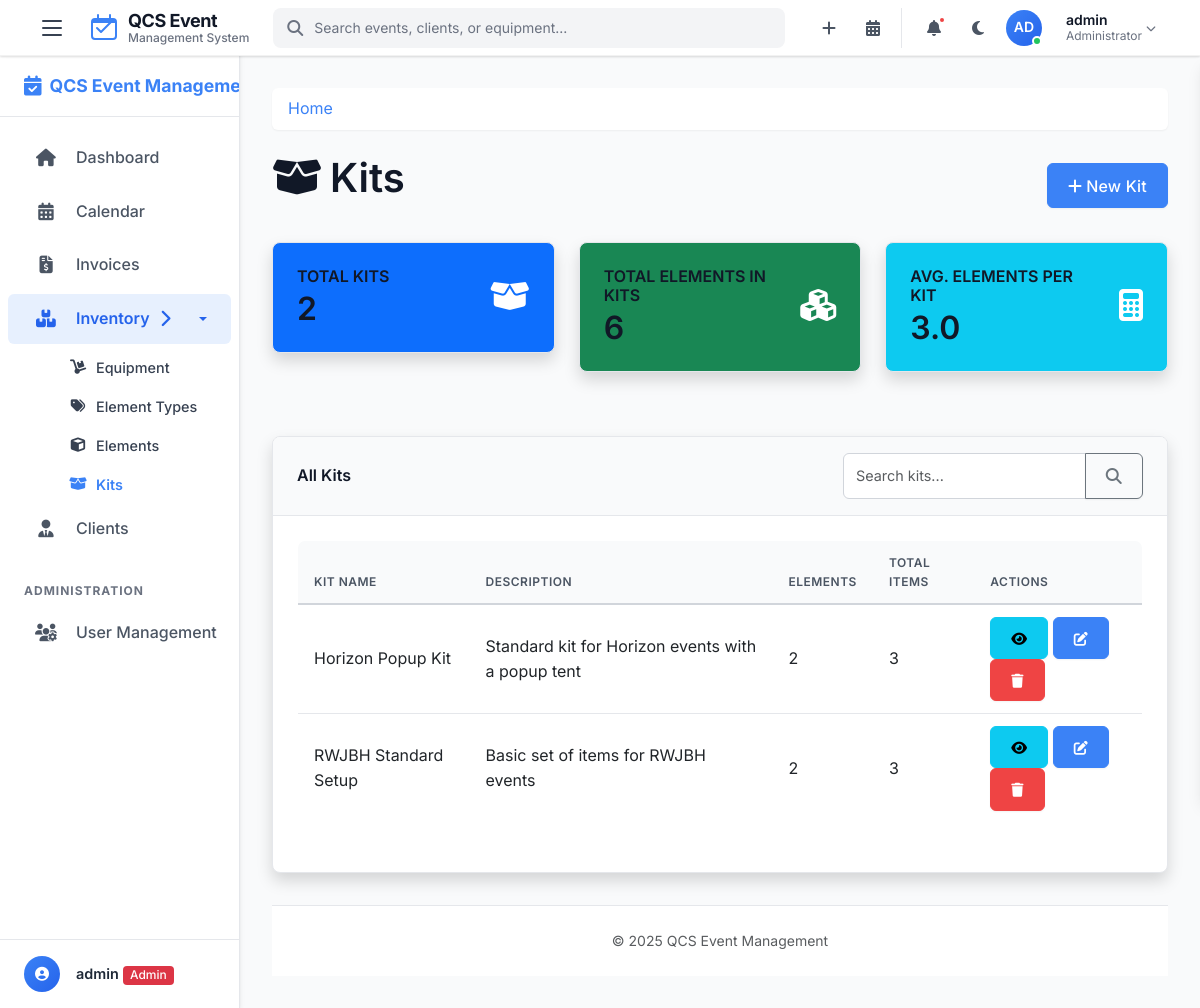
Page /kits (signed in) on the committed database.
### tables this page shows
CREATE TABLE kits (
    kit_id INTEGER PRIMARY KEY AUTOINCREMENT,
    kit_name TEXT NOT NULL UNIQUE,
    description TEXT
);

### app.py (the view)
@app.route('/kits')
@login_required
def kits():
    db = get_db()
    kits_data = db.execute('''
        SELECT k.*,
               COUNT(ke.element_id) as element_count,
               COALESCE(SUM(ke.quantity), 0) as total_elements
        FROM kits k
        LEFT JOIN kit_elements ke ON k.kit_id = ke.kit_id
        GROUP BY k.kit_id
        ORDER BY k.kit_name
    ''').fetchall()
    kits_list = [dict(row) for row in kits_data]
    total_kits = len(kits_list)
    total_kit_elements = sum(kit['total_elements'] for kit in kits_list)
    avg_elements_per_kit = round(total_kit_elements / total_kits, 1) if total_kits > 0 else 0
    stats = {
        'total_kits': total_kits,
        'total_kit_elements': total_kit_elements,
        'avg_elements_per_kit': avg_elements_per_kit
    }
    return render_template('kits.html', kits=kits_list, stats=stats)

### app.py (called while the page is built)
@app.after_request
def add_security_headers(response):
    response.headers['X-Content-Type-Options'] = 'nosniff'
    response.headers['X-Frame-Options'] = 'DENY'
    response.headers['X-XSS-Protection'] = '1; mode=block'
    response.headers['Strict-Transport-Security'] = 'max-age=31536000; includeSubDomains'
    return response

### helpers.py (called while the page is built)
def get_db():
    if 'db' not in g:
        g.db = sqlite3.connect(
            current_app.config['DATABASE'],
            detect_types=sqlite3.PARSE_DECLTYPES
        )
        g.db.row_factory = sqlite3.Row
    return g.db

def login_required(f):
    @wraps(f)
    def decorated_function(*args, **kwargs):
        if 'user_id' not in session:
            if request.path.startswith('/api/') or request.is_json or request.headers.get('X-Requested-With') == 'XMLHttpRequest':
                return jsonify({'error': 'Authentication required'}), 401
            else:
                flash('Please log in first', 'warning')
                return redirect(url_for('login'))
        return f(*args, **kwargs)
    return decorated_function

### templates/kits.html (shortened to what this page needs)
{% extends 'layout.html' %}
{% block content %}
<div class="d-flex justify-content-between align-items-center mb-4">
    <h1><i class="fas fa-box-open me-2"></i>Kits</h1>
    <div>
        {% if 'admin' in session.role or 'staff' in session.role %}
        <a href="{{ url_for('new_kit') }}" class="btn btn-primary">
            <i class="fas fa-plus me-1"></i>New Kit
        </a>
        {% endif %}
    </div>
</div>
<div class="row mb-4">
    <div class="col-md-4 mb-3">
        <div class="card bg-primary text-white shadow">
            <div class="card-body">
                <div class="row align-items-center">
                    <div class="col">
                        <h6 class="text-uppercase mb-1">Total Kits</h6>
                        <h2 class="mb-0">{{ stats.total_kits }}</h2>
                    </div>
                    <div class="col-auto">
                        <i class="fas fa-box-open fa-2x"></i>
                    </div>
                </div>
            </div>
        </div>
    </div>
    <div class="col-md-4 mb-3">
        <div class="card bg-success text-white shadow">
            <div class="card-body">
                <div class="row align-items-center">
                    <div class="col">
                        <h6 class="text-uppercase mb-1">Total Elements in Kits</h6>
                        <h2 class="mb-0">{{ stats.total_kit_elements or 0 }}</h2>
                    </div>
                    <div class="col-auto">
                        <i class="fas fa-cubes fa-2x"></i>
                    </div>
                </div>
            </div>
        </div>
    </div>
    <div class="col-md-4 mb-3">
        <div class="card bg-info text-white shadow">
            <div class="card-body">
                <div class="row align-items-center">
                    <div class="col">
                        <h6 class="text-uppercase mb-1">Avg. Elements per Kit</h6>
                        <h2 class="mb-0">{{ stats.avg_elements_per_kit or 0 }}</h2>
                    </div>
                    <div class="col-auto">
                        <i class="fas fa-calculator fa-2x"></i>
                    </div>
                </div>
            </div>
        </div>
    </div>
</div>
<div class="card shadow mb-4">
    <div class="card-header py-3 d-flex justify-content-between align-items-center">
        <h6 class="m-0 font-weight-bold">All Kits</h6>
        <div class="input-group" style="max-width: 300px;">
            <input type="text" id="searchInput" class="form-control" placeholder="Search kits...">
            <button class="btn btn-outline-secondary" type="button" id="searchButton">
                <i class="fas fa-search"></i>
            </button>
        </div>
    </div>
    <div class="card-body">
        {% if kits %}
        <div class="table-responsive">
            <table class="table table-hover" id="kitsTable">
                <thead>
                    <tr>
                        <th>Kit Name</th>
                        <th>Description</th>
                        <th>Elements</th>
                        <th>Total Items</th>
                        <th>Actions</th>
                    </tr>
                </thead>
                <tbody>
                    {% for kit in kits %}
                    <tr>
                        <td>{{ kit.kit_name }}</td>
                        <td>{{ kit.description or 'No description' }}</td>
                        <td>{{ kit.element_count or 0 }}</td>
                        <td>{{ kit.total_elements or 0 }}</td>
                        <td>
                            <a href="{{ url_for('view_kit', kit_id=kit.kit_id) }}" class="btn btn-sm btn-info">
                                <i class="fas fa-eye"></i>
                            </a>
                            {% if 'admin' in session.role or 'staff' in session.role %}
                            <a href="{{ url_for('edit_kit', kit_id=kit.kit_id) }}" class="btn btn-sm btn-primary">
                                <i class="fas fa-edit"></i>
                            </a>
                            <button type="button" class="btn btn-sm btn-danger"
                                    data-bs-toggle="modal" data-bs-target="#deleteModal{{ kit.kit_id }}">
                                <i class="fas fa-trash"></i>
                            </button>
                            {% endif %}
                        </td>
                    </tr>
                    {% endfor %}
                </tbody>
            </table>
        </div>
        {% endif %}
    </div>
</div>
{% endblock %}

### rows in the picture
kits: kit_name "Horizon Popup Kit", description "Standard kit for Horizon events with a popup tent", kit_id "2", total_elements "3"
kits: kit_name "RWJBH Standard Setup", description "Basic set of items for RWJBH events", element_count "2", total_elements "3"

### other values in the picture
{{ session.username[:2].upper() }} "AD"
{{ session.username }} "admin"
{{ stats.total_kits }} "2"
{{ stats.total_kit_elements or 0 }} "6"
{{ stats.avg_elements_per_kit or 0 }} "3.0"
